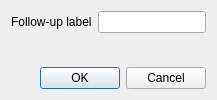
<?xml version="1.0" encoding="UTF-8"?>
<ui version="4.0">
 <class>new_follow_up_dialog</class>
 <widget class="QDialog" name="new_follow_up_dialog">
  <property name="geometry"><rect><x>0</x><y>0</y><width>0</width><height>0</height></rect></property>
  <property name="windowTitle"><string>Add Follow-Up</string></property>
  <property name="windowIcon"><iconset resource="images/icons.qrc"><normaloff>:/misc/meta.png</normaloff>:/misc/meta.png</iconset></property>
  <layout class="QVBoxLayout" name="verticalLayout">
   <item><layout class="QFormLayout" name="formLayout"><property name="fieldGrowthPolicy"><enum>QFormLayout::AllNonFixedFieldsGrow</enum></property><item row="0" column="0"><widget class="QLabel" name="label_2"><property name="text"><string>Follow-up label</string></property><property name="buddy"><cstring>follow_up_name_le</cstring></property></widget></item><item row="0" column="1"><widget class="QLineEdit" name="follow_up_name_le"><property name="alignment"><set>Qt::AlignCenter</set></property></widget></item></layout></item>
   <item><widget class="QDialogButtonBox" name="buttonBox"><property name="orientation"><enum>Qt::Horizontal</enum></property><property name="standardButtons"><set>QDialogButtonBox::Cancel|QDialogButtonBox::Ok</set></property></widget></item>
  </layout>
 </widget>
 <tabstops><tabstop>follow_up_name_le</tabstop></tabstops>
 <resources><include location="images/icons.qrc"/></resources>
 <connections><connection><sender>buttonBox</sender><signal>accepted()</signal><receiver>new_follow_up_dialog</receiver><slot>accept()</slot></connection><connection><sender>buttonBox</sender><signal>rejected()</signal><receiver>new_follow_up_dialog</receiver><slot>reject()</slot></connection></connections>
</ui>
